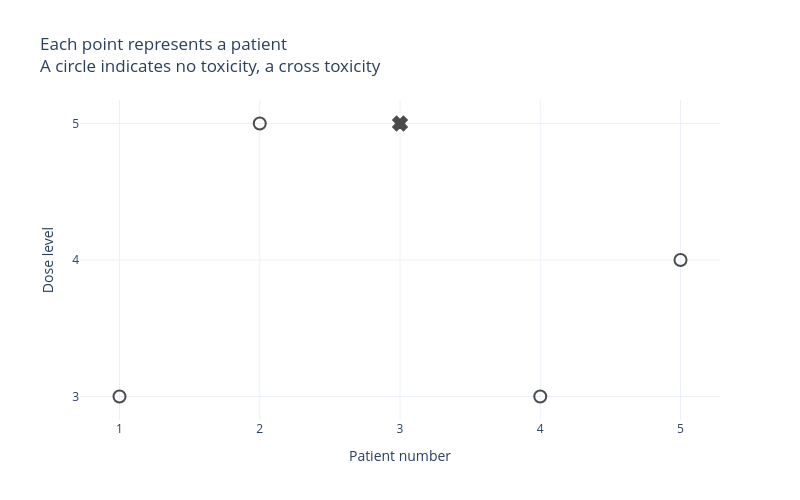

Notebook cell for this chart:
### Code cell
crm.plot_outcomes()

### Figure 1 — Plotly figure (JSON) as saved in the notebook; plotly's stock layout.template omitted (floating-point values rounded to 4 significant figures)
{"data": [{"marker": {"color": "black", "line": {"color": "black", "width": 2}, "size": [12, 12, 12, 12, 12], "symbol": ["circle-open", "circle-open", "x", "circle-open", "circle-open"]}, "mode": "markers", "name": "Patients", "type": "scatter", "x": [1, 2, 3, 4, 5], "y": [3, 5, 5, 3, 4]}], "layout": {"height": 500, "meta": {"html": "<strong>Data Summary: Each point represents a patient<br>A circle indicates no toxicity, a cross toxicity</strong><br><br>\n<table>\n  <thead>\n    <tr>\n      <th scope=\"col\">Patient Number</th>\n      <th scope=\"col\">Dose Level</th>\n      <th scope=\"col\">Toxicity</th>\n    </tr>\n  </thead>\n  <tbody>\n    <tr>\n      <td>1</td>\n      <td>3</td>\n      <td>0</td>\n    </tr>\n    <tr>\n      <td>2</td>\n      <td>5</td>\n      <td>0</td>\n    </tr>\n    <tr>\n      <td>3</td>\n      <td>5</td>\n      <td>1</td>\n    </tr>\n    <tr>\n      <td>4</td>\n      <td>3</td>\n      <td>0</td>\n    </tr>\n    <tr>\n      <td>5</td>\n      <td>4</td>\n      <td>0</td>\n    </tr>\n  </tbody>\n</table>", "markdown": "**Data Summary: Each point represents a patient<br>A circle indicates no toxicity, a cross toxicity**\n\n| Patient Number | Dose Level | Toxicity |\n| --- | --- | --- |\n| 1 | 3 | 0 |\n| 2 | 5 | 0 |\n| 3 | 5 | 1 |\n| 4 | 3 | 0 |\n| 5 | 4 | 0 |", "title": "Each point represents a patient<br>A circle indicates no toxicity, a cross toxicity"}, "showlegend": false, "title": {"text": "Each point represents a patient<br>A circle indicates no toxicity, a cross toxicity"}, "width": 800, "xaxis": {"title": {"text": "Patient number"}}, "yaxis": {"tickvals": [1, 2, 3, 4, 5], "title": {"text": "Dose level"}}}}
